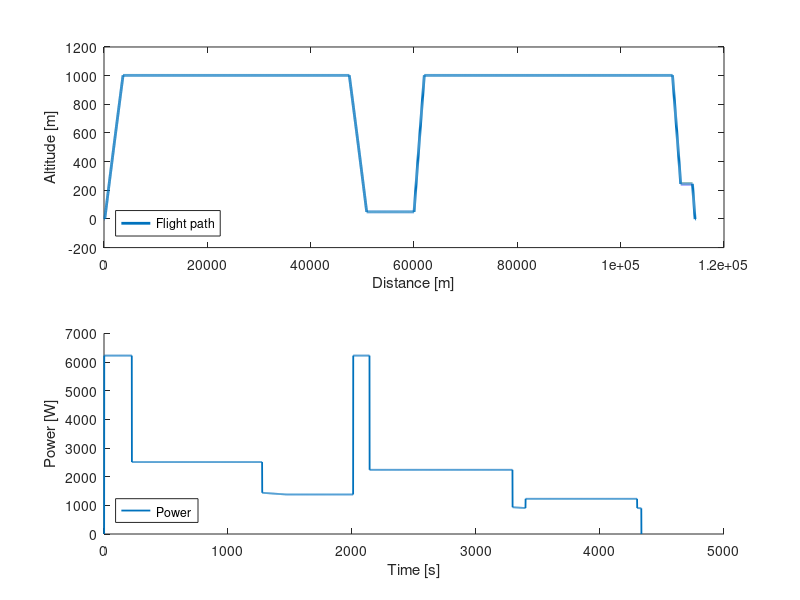

Recreate this plot in MATLAB.
clc
clear
close all

%% Power consumption script

n = 100;
rho = [1.225 * 1, 1.225 * 0.6689];
alt = [0, 4000];

Q = @(vel,y) 1/2 * interp1(alt, rho, y) * vel^2;

W = 100 * 9.81; % N
S = 2.5; % m^2

e = 0.8;
AR = 8.16;
ClMax = 2.23;
vStall = sqrt( (2 * W) ./ (S * rho(1) * ClMax) ); % stall velocity
vLO = 1.2 * vStall; % lift-off velocity
vTD = 1.3 * vStall; % touch-down velocity
headWind = 12.3;
vMax = 150/3.6 + headWind;
vCruise = 150/3.6;


flying = true;
x = 0;
y = 0;
v = vLO;
dt = 1;
Pr = 0;
Pt = 0;
runwayLength = 150;
cruiseAlt = 1000;
dropAlt = 50; % 50 metres altitude
dropPos = 50e3; % 50km away

loitAlt = 250;
stage = 'takeOff';
while flying
    % v(end) = v(end) + headWind;
    q = Q(v(end),y(end)); % Local Dynamic Pressure
    Cl = W / (q * S);
    Cd = Cl / 15;
    C_D0 = 0.00857;
    vStall = sqrt( (2 * W) / (S * interp1(alt, rho, y(end)) * ClMax) ); % stall velocity
    Tr = q * S * Cd; % N Thrust required
    propEff = 0.83; % Estimation
    Pa = 7.5e3 * propEff; % W Power available

    switch stage
        case 'takeOff'
            if x(end) < runwayLength
                v(end + 1) = vLO; % Special case IAS
                %Pr(end + 1) = Tr * v(end); % W Power required
                Pt(end+1) = (0.5 * interp1(alt, rho, y(end)) * (v(end).^3) * S * C_D0) + ((W^2) ./ (pi * e * AR * 0.5 *interp1(alt, rho, y(end))* v(end) * S)); 
                %Pr(end+1) = Pa;
                RC = (Pa - Pt(end)) / W;
                y(end + 1) = y(end);
                x(end + 1) = x(end) + (v(end) - headWind) * dt; % GS
                Pr(end+1) = Pa;
            else
                stage = 'initialClimb';
            end
        case 'initialClimb'
            if y(end) < cruiseAlt
                v(end + 1) = vStall + headWind;
               % Pr(end + 1) = Tr * v(end); % W Power required
                Pt(end+1) = (0.5 * interp1(alt, rho, y(end)) * (v(end).^3) * S * C_D0) + ((W^2) ./ (pi * e * AR * 0.5 *interp1(alt, rho, y(end))* v(end) * S)); 
                %Pr(end+1) = Pa;
                RC = (Pa - Pt(end)) / W;
                y(end + 1) = y(end) + RC * dt;
                x(end + 1) = x(end) + (v(end) - headWind) * dt;
                Pr(end+1) = Pa;
            else
                stage = 'initialCruise';
            end

        case 'initialCruise'
            if x(end) < 47.466e3
                v(end + 1) = vCruise + headWind; % IAS
                %Pr(end + 1) = Tr * v(end); % W Power required
                Pr(end+1) = (0.5 * interp1(alt, rho, y(end)) * (v(end).^3) * S * C_D0) + ((W^2) ./ (pi * e * AR * 0.5 *interp1(alt, rho, y(end))* v(end) * S)); 
                RC = (Pa - Pr(end)) / W;
                y(end + 1) = y(end);
                x(end + 1) = x(end) + (v(end) - headWind) * dt; % GS
            else
                stage = 'initialDescent';
            end

        case 'initialDescent'
            %descentRate = sqrt(vMax^2 - vStall^2);
            if y(end) > dropAlt
                v(end + 1) = vStall + headWind; % IAS
                %Pr(end + 1) = Tr * v(end); % W Power required
                Pr(end+1) = (0.5 * interp1(alt, rho, y(end)) * (v(end).^3) * S * C_D0) + ((W^2) ./ (pi * e * AR * 0.5 *interp1(alt, rho, y(end))* v(end) * S)); 
                %descentRate = -(Pa - Pr(end)) / W;
                RC = (Pa - Pr(end)) / W;
                y(end + 1) = y(end) - RC*dt;%;descentRate * dt;
                x(end + 1) = x(end) + (v(end) - headWind) * dt; % GS
            else
                stage = 'dropOff';
            end
        case 'dropOff'
            if x(end) < 60e3
                v(end + 1) = vStall + headWind; % IAS
                %Pr(end + 1) = Tr * v(end); % W Power required
                Pr(end+1) = (0.5 * interp1(alt, rho, y(end)) * (v(end).^3) * S * C_D0) + ((W^2) ./ (pi * e * AR * 0.5 *interp1(alt, rho, y(end))* v(end) * S)); 
                RC = (Pa - Pr(end)) / W;
                y(end + 1) = y(end);
                x(end + 1) = x(end) + (v(end) - headWind) * dt; % GS
            else
                W = 75 * 9.81; 
                stage = 'secondClimb';
            end

        case 'secondClimb'
            if y(end) < cruiseAlt
                v(end + 1) = vStall + headWind; % IAS
                %Pr(end + 1) = Tr * v(end); % W Power required
                Pt(end+1) = (0.5 * interp1(alt, rho, y(end)) * (v(end).^3) * S * C_D0) + ((W^2) ./ (pi * e * AR * 0.5 *interp1(alt, rho, y(end))* v(end) * S)); 
                % Pr(end+1) = Pa;
                RC = (Pa - Pt(end)) / W;
                y(end + 1) = y(end) + RC * dt;
                x(end + 1) = x(end) + (v(end) - headWind) * dt; % GS
                Pr(end+1) = Pa;
            else
                stage = 'secondCruise';
            end

        case 'secondCruise'
            if x(end) < 110e3
                v(end + 1) = vCruise + headWind; % IAS
                %Pr(end + 1) = Tr * v(end); % W Power required
                Pr(end+1) = (0.5 * interp1(alt, rho, y(end)) * (v(end).^3) * S * C_D0) + ((W^2) ./ (pi * e * AR * 0.5 *interp1(alt, rho, y(end))* v(end) * S)); 
                RC = (Pa - Pr(end)) / W;
                y(end + 1) = y(end);
                x(end + 1) = x(end) + (v(end) - headWind) * dt; % GS
            else
                stage = 'secondDescent';
            end

        case 'secondDescent'
            %descentRate = sqrt(vMax^2 - vStall^2);
            if y(end) > loitAlt
                v(end + 1) = vStall + headWind;
                %Pr(end + 1) = Tr * v(end); % W Power required
                Pr(end+1) = (0.5 * interp1(alt, rho, y(end)) * (v(end).^3) * S * C_D0) + ((W^2) ./ (pi * e * AR * 0.5 *interp1(alt, rho, y(end))* v(end) * S)); 
                %descentRate = -(Pa - Pr(end)) / W;
                RC = (Pa - Pr(end)) / W;
                y(end + 1) = y(end) - RC*dt;%descentRate * dt;
                x(end + 1) = x(end) + (v(end) - headWind) * dt;
            else
                stage = 'loiter';
            end

        case 'loiter'
            vLoiter = vStall;%0.9 * vCruise + headWind;
            loiterTime = 15*60; % loiter time in seconds

            for i = 1:loiterTime
                v(end + 1) = vLoiter;
                %Pr(end + 1) = Tr * v(end); % W Power required
                Pr(end+1) = (0.5 * interp1(alt, rho, y(end)) * (v(end).^3) * S * C_D0) + ((W^2) ./ (pi * e * AR * 0.5 *interp1(alt, rho, y(end))* v(end) * S)); 
                RC = (Pa - Pr(end)) / W;
                y(end + 1) = y(end);
                x(end + 1) = x(end) + (v(end) - headWind) * dt;
            end
            stage = 'finalDescent';

        case 'finalDescent'
            %descentRate = sqrt(vMax^2 - vStall^2);
            if y(end) > 0
                v(end + 1) = vStall + headWind;
               % Pr(end + 1) = Tr * v(end); % W Power required
                Pr(end+1) = (0.5 * interp1(alt, rho, y(end)) * (v(end).^3) * S * C_D0) + ((W^2) ./ (pi * e * AR * 0.5 *interp1(alt, rho, y(end))* v(end) * S)); 
               %descentRate = -(Pa - Pr(end)) / W;
                RC = (Pa - Pr(end)) / W;
                y(end + 1) = y(end) -RC*dt;%descentRate * dt;
                x(end + 1) = x(end) + (v(end) - headWind) * dt;
            else
                stage = 'landed';
                Pr(end + 1) = 0;
                v(end + 1) = 0;
                x(end + 1) = x(end) + runwayLength;
                y(end + 1) = 0;
            end

        otherwise
            flying = false;
    end
end
flightTime = length(x) * dt;
wattHour = sum(Pr) / 3600;
battDensity = 200; % Wh/kg
battMass = wattHour / battDensity;
battVolume = 330; % Wh/L
battVolume = wattHour / battVolume;
% Motor https://www.elmofo.com.au/qs138-90h-v3-electric-motor.html
disp(['The plane has covered a distance of ' num2str(x(end) / 1e3, 3) ' km in ' num2str(flightTime /60,3) ' minutes and used ' num2str(wattHour / 1e3,2) ' kWh'])
%v = linspace(10, 60, 61);
%Pr = []; % Initialize Pr array
%for i = 1:61
%    Pr(end+1) = (0.5 * 1.225 * (v(i).^3) * S * C_D0) + ((W^2) ./ (pi * e * AR * 0.5 * 1.225 * v(i) * S));
%end
%plot(v, Pr)
%xlabel('Velocity (m/s)')
%ylabel('Power Required')
%title('Power Required vs Velocity')
%grid on
%KK = (0.5 * 1.225 * (54.^3) * S * C_D0) + ((W^2) ./ (pi * e * AR * 0.5 * 1.225 * 54 * S))
%% plotting
figure
subplot(2,1,1)
%yyaxis left
plot(x,y,'LineWidth',2)
ylabel('Altitude [m]')
hold on

%yyaxis right
%plot(x,v,'-','LineWidth',1.3,'DisplayName','Velocity')
%ylabel('Velocity [m/s]')
xlabel('Distance [m]')
%legend('Flight path','Velocity','Location','southwest')
legend('Flight path','Location','southwest')


subplot(2,1,2)
%yyaxis right
%plot(v,'-','LineWidth',1.3)
hold on
%ylabel('Velocity [m/s]')
xlabel('Time [s]')

%yyaxis left
plot(Pr,'-','LineWidth',1.3)
ylabel('Power [W]')
xlabel('Time [s]')
legend('Power','Velocity','Location','southwest')
